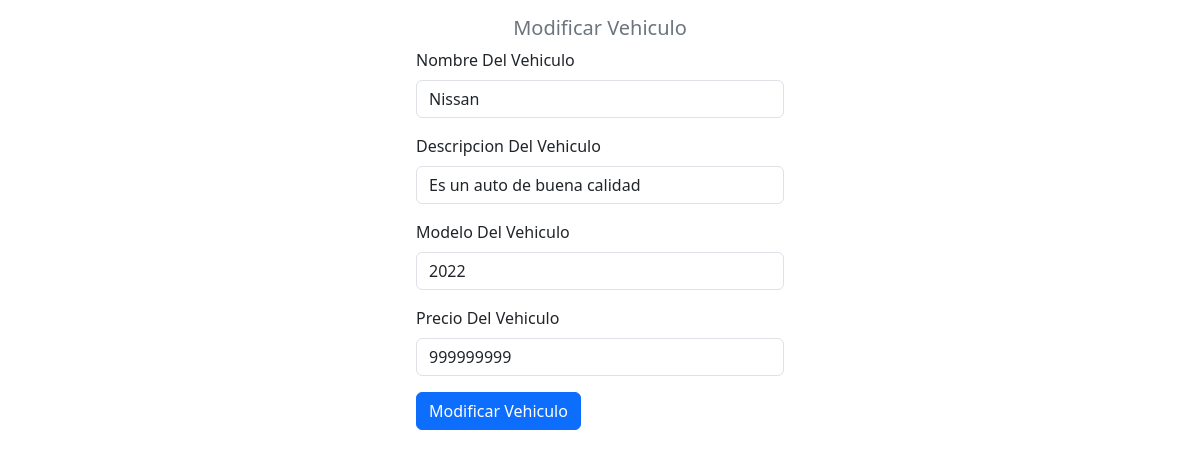
Page /crud_php/modificar_vehiculo.php?id=5 on the committed database.
### tables this page shows
CREATE TABLE `vehiculos` (
  `id` int(11) NOT NULL,
  `Nombre` varchar(200) NOT NULL,
  `Descripcion` varchar(2000) NOT NULL,
  `Modelo` varchar(200) NOT NULL,
  `Precio` decimal(10,0) NOT NULL
);

### crud_php/modificar_vehiculo.php (the view, shortened to what this page needs)
<?php
include "modelo/conexion.php";
$id=$_GET["id"];
$sql=$conexion->query(" select * from vehiculos where id=$id ");
?>
<!DOCTYPE html>
<html lang="en">
<head>
    <link href="https://cdn.jsdelivr.net/npm/bootstrap@5.3.0/dist/css/bootstrap.min.css" rel="stylesheet">
</head>
<body>
<form class="col-4 p-3 m-auto" method="POST">
        <h5 class="text-center text-secondary">Modificar Vehiculo</h3>
        <?php
        include "controlador/modificar_vehiculo.php";
        while($datos=$sql->fetch_object()) { ?>
<div class="mb-3">
    <label for="exampleInputEmail1" class="form-label">Nombre Del Vehiculo</label>
    <input type="text" class="form-control" name="nombre" value="<?= $datos->Nombre ?>">
  </div>
  <div class="mb-3">
    <label for="exampleInputEmail1" class="form-label">Descripcion Del Vehiculo</label>
    <input type="text" class="form-control" name="descripcion" value="<?= $datos->Descripcion ?>">
  </div>
  <div class="mb-3">
    <label for="exampleInputEmail1" class="form-label">Modelo Del Vehiculo</label>
    <input type="text" class="form-control" name="modelo" value="<?= $datos->Modelo ?>">
  </div>
  <div class="mb-3">
    <label for="exampleInputEmail1" class="form-label">Precio Del Vehiculo</label>
    <input type="text" class="form-control" name="precio" value="<?= $datos->Precio ?>">
  </div>
        <?php }
        ?>
  <button type="submit" class="btn btn-primary" name="btnregistrar" value="ok">Modificar Vehiculo</button>
</form>
</body>
</html>

### rows in the picture
vehiculos: nombre "Nissan", descripcion "Es un auto de buena calidad", modelo "2022", precio "999999999"
